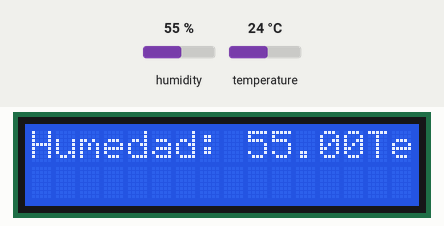
This sketch was run on a simulated Arduino Uno, built with avr-gcc and run on an emulated ATmega328P. On the bench: 16×2 character LCD. The inputs (shaded band) are chosen by the test bench; at power-on: humidity 55 %, temperature 24 °C. What the sketch prints to the serial monitor is not drawn.

Above: at 2.7 s.
2.8 s: humidity set to 22 %
At 5.3 s:
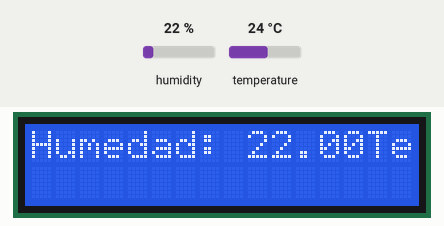
5.8 s: humidity set to 40 %
At 7.6 s:
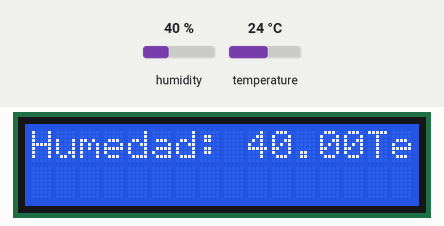
8.8 s: humidity set to 68 %
At 11.1 s:
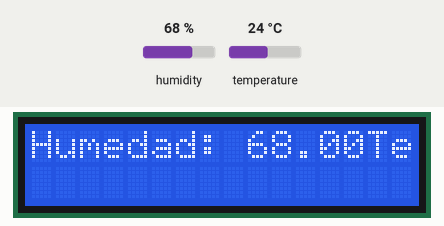
Timing chart, 0 to 12.6 s (numbered marks = the images above; inputs shaded):
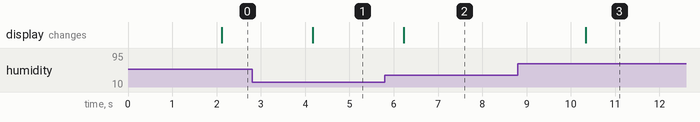

The sketch:

pantallas_dispaly.ino
```cpp
/************************* Conexiones a display
 * SCL a A5
 * SDA a A4
*/
#include "DHT.h"
#include <Wire.h>
#include <LiquidCrystal_I2C.h>
LiquidCrystal_I2C lcd(0x27, 16, 2);  // Inicia el LCD en la dirección 0x27, con 16 caracteres y 2 líneas

#define botonUp = 2;
#define botonDown = 3;
#define botonSelec = 4;
#define botonBack = 5;
#define DHTPIN 5
#define DHTTYPE DHT22

DHT dht(DHTPIN, DHTTYPE);
int cantidadMacetas = 0;
int litrosMacetas = 0;

void setup() {

  pinMode(2, INPUT);  //botonUp
  pinMode(3, INPUT);  //botonDown
  pinMode(4, INPUT);  //botonSelec
  pinMode(5, INPUT);  //botonBack

  lcd.backlight();
  lcd.init();
  Serial.begin(9600);
  Serial.println(F("DHTxx test!"));

  dht.begin();

}

void loop() {

  //lcd.clear();
  delay(2000);

  // Reading temperature or humidity takes about 250 milliseconds!
  // Sensor readings may also be up to 2 seconds 'old' (its a very slow sensor)
  float h = dht.readHumidity();
  // Read temperature as Celsius (the default)
  float t = dht.readTemperature();
  // Read temperature as Fahrenheit (isFahrenheit = true)
  float f = dht.readTemperature(true);

  // Check if any reads failed and exit early (to try again).
  if (isnan(h) || isnan(t) || isnan(f)) {
    Serial.println(F("Failed to read from DHT sensor!"));
    return;
  }

  // Compute heat index in Fahrenheit (the default)
  float hif = dht.computeHeatIndex(f, h);
  // Compute heat index in Celsius (isFahreheit = false)
  float hic = dht.computeHeatIndex(t, h, false);

  Serial.print(F("Humidity: "));
  Serial.print(h);
  Serial.print(F("%  Temperature: "));
  Serial.print(t);
  Serial.print(F("°C "));
  Serial.print(f);
  Serial.print(F("°F  Heat index: "));
  Serial.print(hic);
  Serial.print(F("°C "));
  Serial.print(hif);
  Serial.println(F("°F"));

  lcd.clear();
  lcd.print("Humedad: ");
  lcd.print(h);
  //lcd.setCursor(0,1);
  //lcd.print(h);
  lcd.print("Temperatura: ");
  lcd.print(t);

  //lcd.print(t);


 /* lcd.print("Cantidad macetas?");
  delay(5000);
  //Llamar funcion cantidad de macetas
  lcd.clear();

  lcd.print("Litros macetas?");
  delay(5000);
  //Llamar funcion litros macetas
  lcd.clear();

  lcd.print("Etapa plantas?");
  lcd.setCursor(0,1);
  lcd.print("Flora");
  lcd.setCursor(7,1);
  lcd.print("Vege");
  delay(5000);
  lcd.clear();*/


  /*lcd.setCursor(0,1);
  lcd.print("GATO");*/

}
```

Measured:
- after the input at 2.8 s, the display: changes after 1.4 s (image 1)
- after the input at 5.8 s, the display: changes after 0.43 s (image 2)
- after the input at 8.8 s, the display: changes after 1.5 s (image 3)
